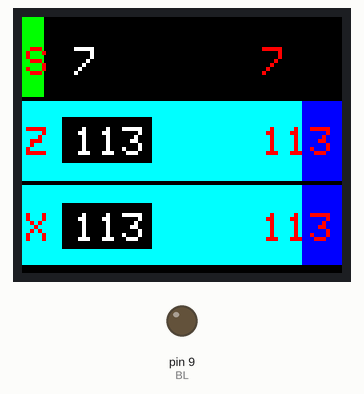
Simulated run of this sketch. Board: Arduino Uno, built with avr-gcc and run on an emulated ATmega328P. Shown: 160×128 colour display, output pins drawn as LEDs (lit = HIGH). Random numbers use the default seed unless the sketch sets one.

Above: at 1.3 s.
At 6.4 s:
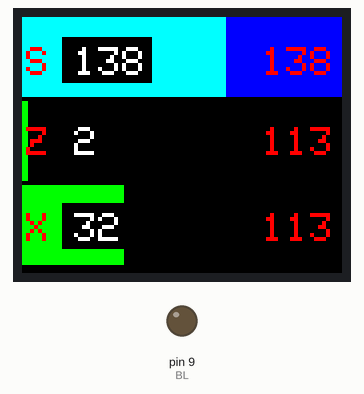
At 11.4 s:
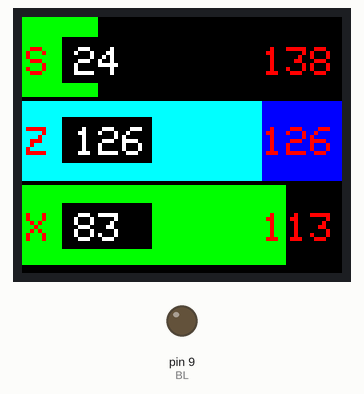
At 16.5 s:
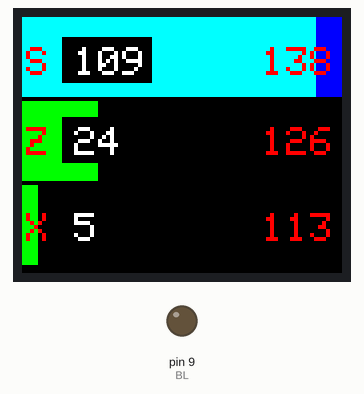
At 26.7 s:
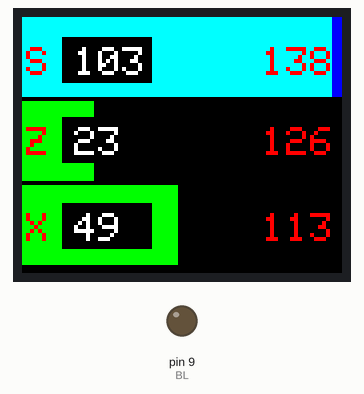
At 36.8 s:
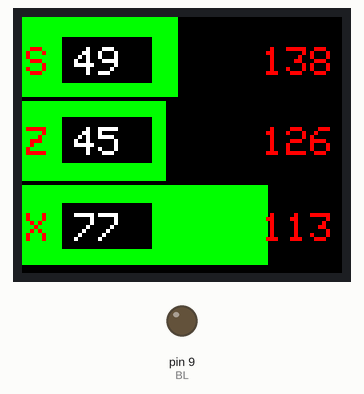

Measured:
- what the display in image 0 shows lasts 5.1 s, from 1.2 s to 6.3 s

The sketch:

display.ino
```cpp
#include <Adafruit_GFX.h>
#include <Adafruit_ST7735.h>

#define TFT_CS 10 // Chip select line for TFT display
#define TFT_RST 8 // Reset line for TFT (or connect to +3.3V)
#define TFT_DC 7  // Data/Command line for TFT
#define BL 9
int loadWidth = 100;
int offset = 8;
// Initialize the TFT display
Adafruit_ST7735 tft = Adafruit_ST7735(TFT_CS, TFT_DC, TFT_RST);
const int sectionHeight = 40; // Each section's height (pixels)
const int maxLoad = 210;      // Maximum load value
bool toggle = HIGH;

int loads[3] = {};

void setup()
{
  delay(1000);
  // tft.initR(INITR_BLACKTAB); // Initialize ST7735S display
  tft.initR(0x00);
  tft.setRotation(3);
  // Set text color and size
  tft.setTextColor(ST7735_BLUE);
  tft.setTextSize(3);

  // Clear the screen
  tft.fillScreen(ST7735_BLACK);
  pinMode(BL, OUTPUT);
  loads[0] = 0;
  loads[1] = 0;
  loads[2] = 0;
}

void drawLoadBar(int section, int loadValue)
{

  // Determine the color based on the load value
  uint16_t loadColor;
  if (loadValue < 100)
  {
    loadColor = ST7735_GREEN;
  }
  else if (loadValue < 200)
  {
    // yellow will be one of this color
    /*
  ST7735_CYAN
  ST7735_MAGENTA
    ST7735_ORANGE
    */
    loadColor = ST7735_CYAN;
  }
  switch (section)
  {
  case 0:
    if (loadValue <= 100)
    {
      loadWidth = map(loadValue, 0, 100, 0, tft.width());
      tft.fillRect(0, 0, tft.width(), sectionHeight, ST7735_BLACK);
      tft.fillRect(0, 0, loadWidth, sectionHeight, loadColor);
    }
    if (loadValue > 100)
    {
      loadValue = (200 * loadValue) / 210; // the overload value reminder in percentage 210 max
      loadValue = loadValue - 100;         // reminder value for the red
      loadValue = 100 - loadValue;         // value for the yellow
      loadWidth = map(loadValue, 0, 100, 0, tft.width());
      tft.fillRect(0, 0, tft.width(), sectionHeight, ST7735_BLACK);
      tft.fillRect(0, 0, loadWidth, sectionHeight, loadColor);
      tft.fillRect(loadWidth - offset, 0, 160, sectionHeight, ST7735_BLUE);
    }
    break;
  case 1:
    if (loadValue <= 100)
    {
      loadWidth = map(loadValue, 0, 100, 0, tft.width());
      tft.fillRect(0, 42, tft.width(), sectionHeight, ST7735_BLACK);
      tft.fillRect(0, 42, loadWidth, sectionHeight, loadColor);
    }
    if (loadValue > 100)
    {
      loadValue = (200 * loadValue) / 210; // the overload value reminder in percentage 210 max
      loadValue = loadValue - 100;         // reminder value for the red
      loadValue = 100 - loadValue;         // value for the yellow
      loadWidth = map(loadValue, 0, 100, 0, tft.width());
      tft.fillRect(0, 42, tft.width(), sectionHeight, ST7735_BLACK);
      tft.fillRect(0, 42, loadWidth, sectionHeight, loadColor);
      tft.fillRect(loadWidth - offset, 42, 160, sectionHeight, ST7735_BLUE);
    }
  case 2:
    if (loadValue <= 100)
    {
      loadWidth = map(loadValue, 0, 100, 0, tft.width());
      tft.fillRect(0, 84, tft.width(), sectionHeight, ST7735_BLACK);
      tft.fillRect(0, 84, loadWidth, sectionHeight, loadColor);
    }
    if (loadValue > 100)
    {
      loadValue = (200 * loadValue) / 210; // the overload value reminder in percentage 210 max
      loadValue = loadValue - 100;         // reminder value for the red
      loadValue = 100 - loadValue;         // value for the yellow
      loadWidth = map(loadValue, 0, 100, 0, tft.width());
      tft.fillRect(0, 84, tft.width(), sectionHeight, ST7735_BLACK);
      tft.fillRect(0, 84, loadWidth, sectionHeight, loadColor);
      tft.fillRect(loadWidth - offset, 84, 160, sectionHeight, ST7735_BLUE);
    }
  default:
    break;
  }
  // Draw the load bar
}
void textbg()
{
  tft.fillRect(20, 10, 45, 23, ST7735_BLACK);
  tft.fillRect(20, 50, 45, 23, ST7735_BLACK);
  tft.fillRect(20, 93, 45, 23, ST7735_BLACK);
}

int greatLoad(int section, int load)
{
  for (int i = 0; i < 3; i++)
  {
    if (section == i)
    {
      if (load > loads[i])
      {
        loads[i] = load;
        return load;
      }
      else
      {
        return loads[i];
      }
    }
  }
}
void loop()
{
  int loadS = random(tft.width()); // Replace with your actual load values
  int loadZ = random(tft.height());
  int loadX = random(120);
  tft.fillScreen(ST7735_BLACK);
  // Draw load bars
  textbg();
  drawLoadBar(0, loadS);
  drawLoadBar(1, loadZ);
  drawLoadBar(2, loadX);
  // Clear the screen

  tft.setTextSize(2);
  textbg();
  // Draw section labels and load values
  tft.setCursor(2, 15);
  tft.setTextColor(ST7735_RED);
  tft.print("S ");
  tft.setTextColor(ST7735_WHITE);
  tft.print(loadS);
  tft.setCursor(120, 15);
  tft.setTextColor(ST7735_RED);
  tft.print(greatLoad(0, loadS));
  // tft.println("");

  tft.setCursor(2, 55);
  tft.setTextColor(ST7735_RED);
  tft.print("Z ");
  tft.setTextColor(ST7735_WHITE);
  tft.print(loadZ);
  tft.setCursor(120, 55);
  tft.setTextColor(ST7735_RED);
  tft.print(greatLoad(1, loadZ));
  // tft.println("");

  tft.setCursor(2, 98);
  tft.setTextColor(ST7735_RED);
  tft.print("X ");
  tft.setTextColor(ST7735_WHITE);
  tft.print(loadX);
  tft.setCursor(120, 98);
  tft.setTextColor(ST7735_RED);
  tft.print(greatLoad(2, loadX));
  // tft.println("");

  delay(5000); // Adjust the update interval as needed
}
```
